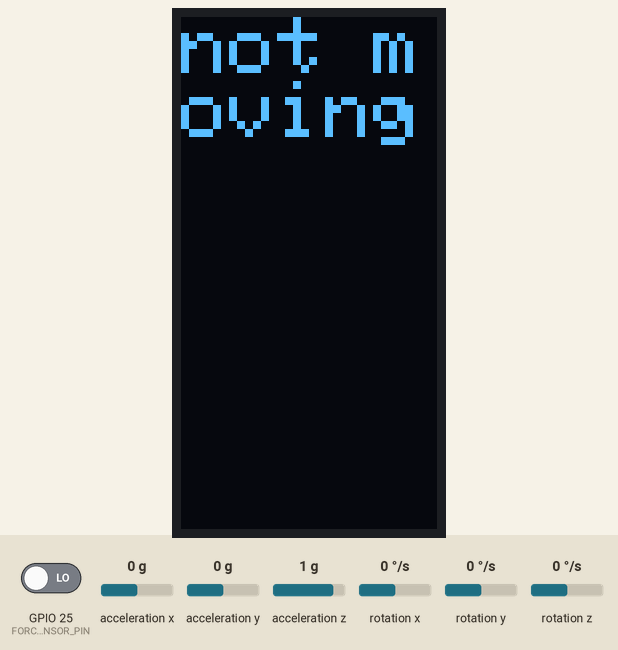
Simulated run of this sketch. Board: ESP32. Parts: 64×128 one-colour display. The test bench sets the inputs (shaded band); at power-on: acceleration x 0 g, GPIO 25 (FORCE_SENSOR_PIN) LOW, acceleration z 1 g, acceleration y 0 g, rotation x 0 °/s, rotation y 0 °/s, rotation z 0 °/s. WiFi joins after 1.5 s; servers stay silent unless stated; what the sketch prints to the serial monitor is not drawn.

Above: at 7.2 s.
7.3 s: acceleration x set to -1.4 g
At 8.4 s:
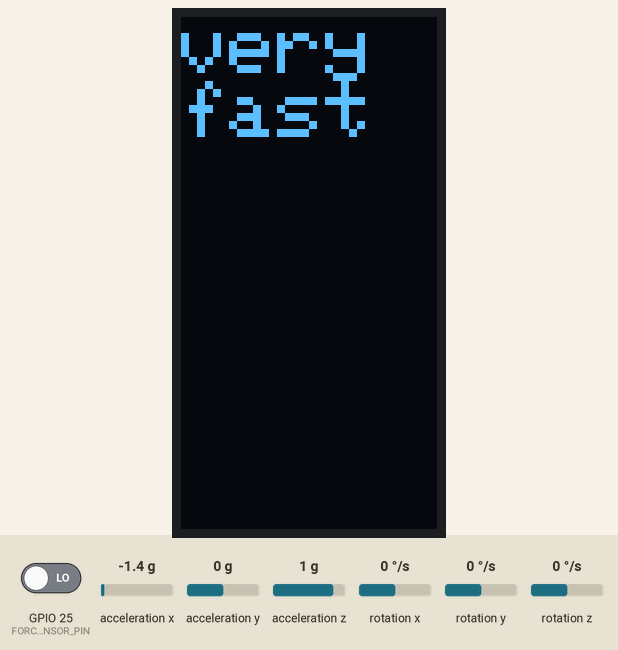
9.6 s: GPIO 25 (FORCE_SENSOR_PIN) driven HIGH
At 10.9 s:
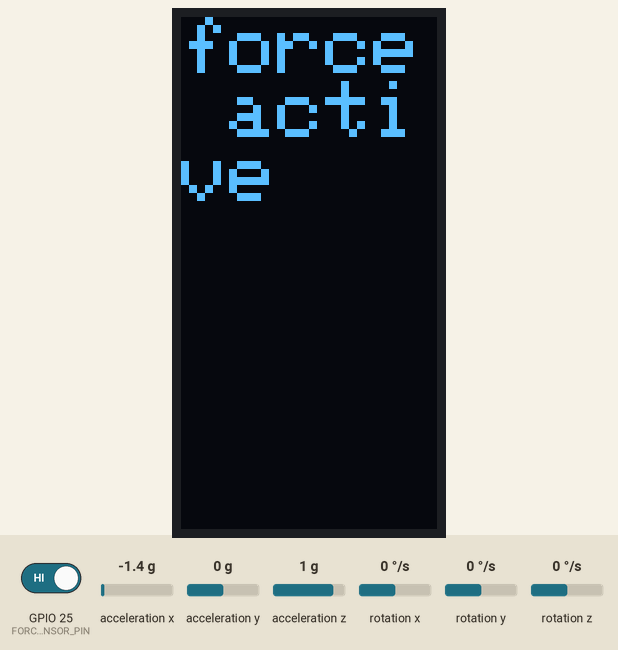
11.7 s: GPIO 25 (FORCE_SENSOR_PIN) driven LOW
At 14.6 s:
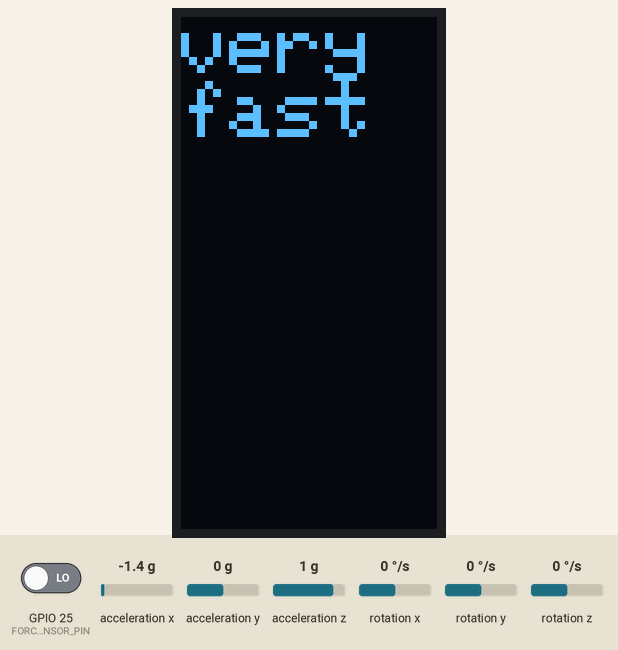
14.7 s: acceleration x set to 0 g
At 15.9 s:
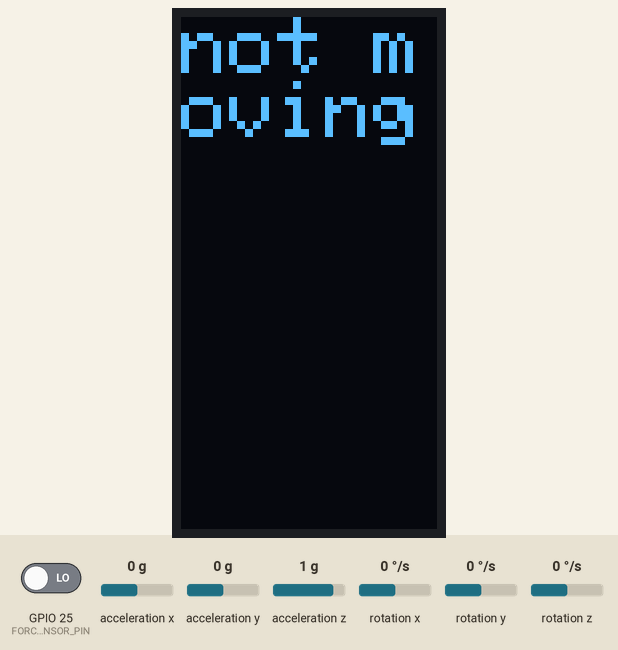
16.9 s: acceleration z set to -0.8 g
At 18.4 s:
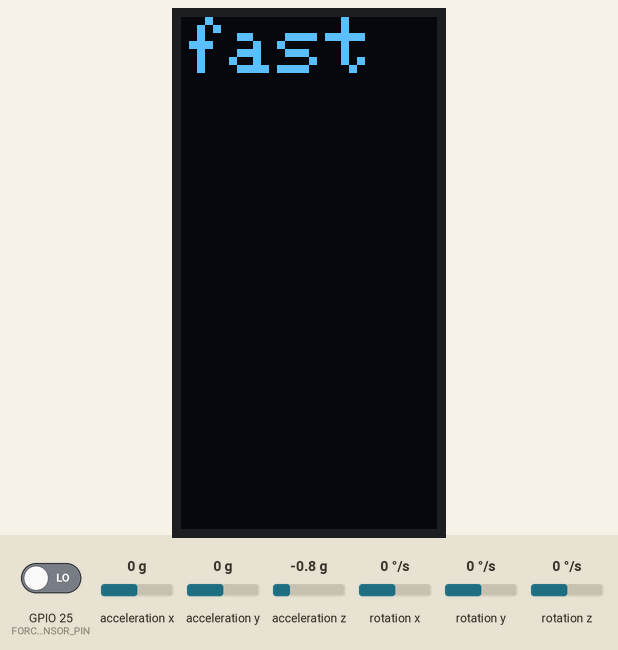
19.0 s: acceleration x set to 1.4 g
At 20.9 s:
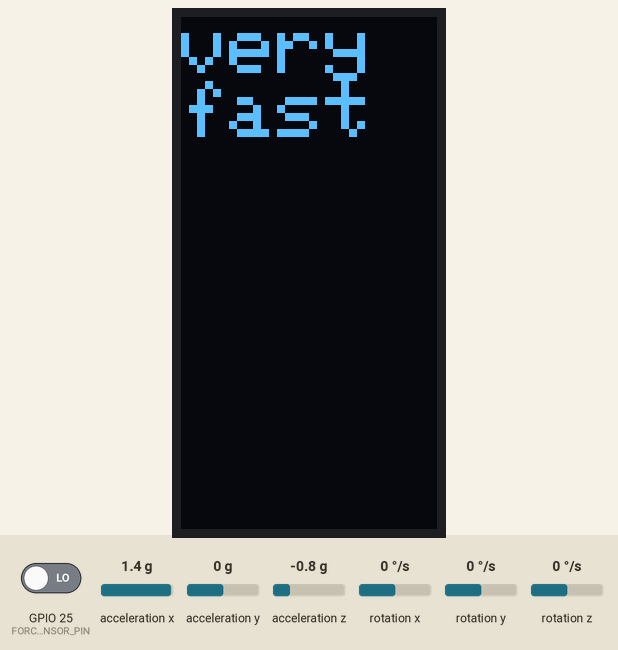
Timing chart, 0 to 22.1 s (numbered marks = the images above; inputs shaded):
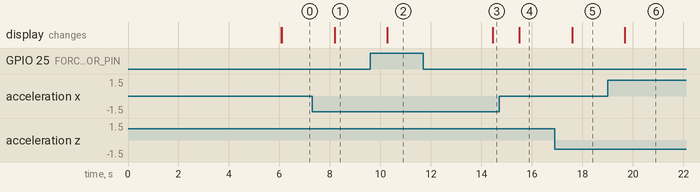

Measured:
- after the input at 7.3 s, the display: changes after 0.88 s (image 1)
- after the input at 9.6 s, the display: changes after 0.67 s (image 2)
- after the input at 11.7 s, the display: changes after 2.8 s (image 3)
- after the input at 14.7 s, the display: changes after 0.80 s (image 4)
- after the input at 16.9 s, the display: changes after 0.69 s (image 5)
- after the input at 19.0 s, the display: changes after 0.68 s (image 6)

The sketch:

ESP32PONGPRIME.ino
```cpp
#include <Wire.h>
#include <MPU6050_light.h>
#include <Adafruit_SSD1306.h>
#include <math.h>
#include <WiFi.h>
#include <WebServer.h>

// WiFi credentials
const char* ssid = "uwontop";
const char* password = "password";

// Create MPU6050 object using Wire
MPU6050 mpu(Wire);

// Create OLED display object (128x64) on I2C address 0x3C
Adafruit_SSD1306 display(128, 64, &Wire);

// Create HTTP server on port 80
WebServer server(80);

// Timer for updating display
unsigned long timer = 0;

// New baseline and thresholds (in g's)
const float BASELINE = 1.0;             // Expected magnitude at rest (~1g)
const float THRESHOLD_NOT_MOVING = 0.05;  // Within 0.05g -> "not moving"
const float THRESHOLD_SLOW = 0.1;         // Within 0.1g -> "slow"
const float THRESHOLD_FAST = 0.2;         // Within 0.2g -> "fast"
// Above that -> "very fast"

// Force sensor configuration (digital sensor on pin 25)
const int FORCE_SENSOR_PIN = 25;

// Variables to hold sensor status
int forceValue = 0;    // 1 if force sensor is active, 0 otherwise.
bool forceActive = false;
float accMag = 0.0;
float gyroX = 0.0, gyroY = 0.0, gyroZ = 0.0;
float swingValue = 0.0; // Always 0 in this example

// For force sensor latching: last activation time
unsigned long forceActivatedTimestamp = 0;

// --- HTTP Handler ---
// Returns JSON with sensor data matching your sample
void handleRoot() {
  // Get accelerometer readings
  float ax = mpu.getAccX();
  float ay = mpu.getAccY();
  float az = mpu.getAccZ();
  accMag = sqrt(ax * ax + ay * ay + az * az);

  // Compute difference from baseline
  float diff = fabs(accMag - BASELINE);
  String movement;
  if (diff < THRESHOLD_NOT_MOVING) {
    movement = "not moving";
  } else if (diff < THRESHOLD_SLOW) {
    movement = "slow";
  } else if (diff < THRESHOLD_FAST) {
    movement = "fast";
  } else {
    movement = "very fast";
  }

  // Build JSON string
  String json = "{";
  json += "\"force_value\": " + String(forceValue) + ", ";
  json += "\"accel_x\": " + String(ax, 2) + ", ";
  json += "\"accel_y\": " + String(ay, 2) + ", ";
  json += "\"accel_z\": " + String(az, 2) + ", ";
  json += "\"movement\": \"" + movement + "\", ";
  json += "\"hit\": " + String(forceActive ? 1 : 0) + ", ";
  json += "\"swing\": " + String(swingValue, 2);
  json += "}";

  server.sendHeader("Access-Control-Allow-Origin", "*");
  server.send(200, "application/json", json);
}

void setup() {
  Serial.begin(115200);
  delay(500);
  Wire.begin();

  // Connect to WiFi
  WiFi.mode(WIFI_STA);
  WiFi.begin(ssid, password);
  Serial.println("\nConnecting to WiFi");
  while (WiFi.status() != WL_CONNECTED) {
    Serial.print(".");
    delay(100);
  }
  Serial.println("\nConnected to the WiFi network");
  Serial.print("Local ESP32 IP: ");
  Serial.println(WiFi.localIP());
  delay(1000);

  // Set up the force sensor input (active HIGH)
  pinMode(FORCE_SENSOR_PIN, INPUT);

  // Initialize MPU6050
  byte status = mpu.begin();
  Serial.print("MPU6050 status: ");
  Serial.println(status);
  while (status != 0) {
    delay(10);
  }
  Serial.println("Calculating offsets, please do not move the MPU6050");
  delay(1000);
  mpu.calcOffsets(true, true);
  Serial.println("Offsets calculated!\n");
  delay(1000);

  // Initialize OLED display and rotate 90°
  if (!display.begin(SSD1306_SWITCHCAPVCC, 0x3C)) {
    Serial.println("SSD1306 allocation failed");
    while (true);
  }
  display.setRotation(1);  // Rotate 90° clockwise
  display.clearDisplay();
  display.setTextSize(2);
  display.setTextColor(SSD1306_WHITE);
  display.display();

  // Set up HTTP server route
  server.on("/", HTTP_GET, handleRoot);
  server.begin();
  Serial.println("HTTP server started");
}

void loop() {
  server.handleClient();  // Process incoming HTTP requests

  mpu.update();  // Update sensor readings

  // Read force sensor (digital)
  bool rawForce = (digitalRead(FORCE_SENSOR_PIN) == HIGH);
  if (rawForce) {
    forceActivatedTimestamp = millis();
  }
  // Latch force sensor: active if raw reading is high or within 2 seconds of last trigger.
  forceActive = rawForce || (millis() - forceActivatedTimestamp < 2000);
  forceValue = forceActive ? 1 : 0;

  // Get accelerometer readings and compute magnitude
  float ax = mpu.getAccX();
  float ay = mpu.getAccY();
  float az = mpu.getAccZ();
  accMag = sqrt(ax * ax + ay * ay + az * az);

  // Determine movement status based on deviation from baseline
  float diff = fabs(accMag - BASELINE);
  String movement;
  if (diff < THRESHOLD_NOT_MOVING) {
    movement = "not moving";
  } else if (diff < THRESHOLD_SLOW) {
    movement = "slow";
  } else if (diff < THRESHOLD_FAST) {
    movement = "fast";
  } else {
    movement = "very fast";
  }

  // Update OLED display every second:
  // If force sensor is active, display "force active"; otherwise, display the movement status.
  if (millis() - timer > 1000) {
    display.clearDisplay();
    display.setCursor(0, 0);
    if (forceActive) {
      display.println("force active");
    } else {
      display.println(movement);
    }
    display.display();
    timer = millis();
  }

  delay(100);
}
```
